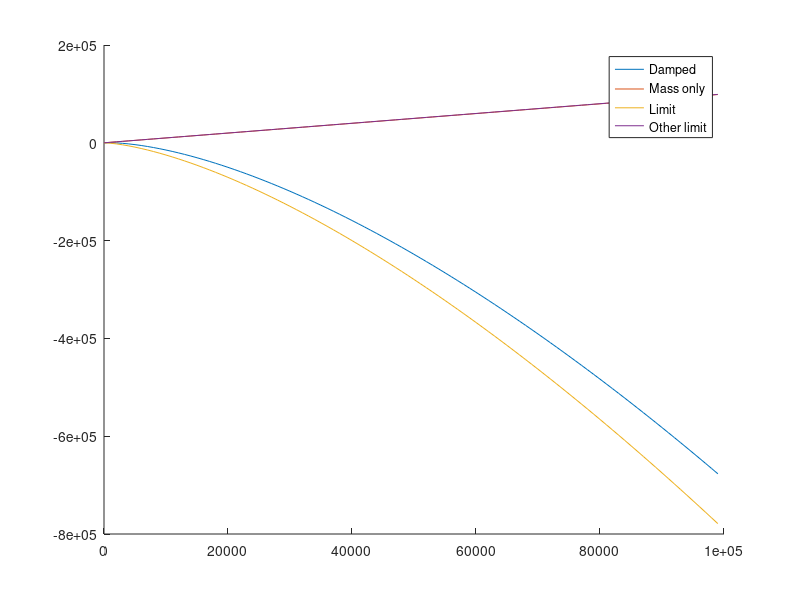

MATLAB code for this plot:
%% Droplet impact on a cantilever: small_damping.m
% 
% This script deals with the distinguised limit where there is a small
% amount of damping, characterised by beta, which is larger than the square
% root of the mass ratio alpha but still much smaller than 1. It plots the
% first order correction to the cantilever displacement s_0(t) from the
% case where there is no damping.

%%
% Solution for cantilever displacement and its derivatives
beta = 1e-1; % Damping constant

% Homogeneous solution with no damping
s0 = @(t) 0.5 + t - 0.5 * sqrt(1 + 4 * t); 
sdot0 = @(t) 1 - 1 ./ sqrt(1 + 4 * t);
sddot0 = @(t) 2 * (1 + 4 * t).^(-3/2);

% Solution with first order correction due to damping
s = @(t) s0(t) ...
    - (beta / 12) * ((1 + 6 * t + 6 * t.^2) ./ sqrt(1 + 4 * t) - 1 - 4 * t);
sdot = @(t) sdot0(t) ...
    - (beta / 3) * ((1 + 6 * t + 9 * t.^2) / (1 + 4 * t).^(3/2) - 1);
sddot = @(t) sddot0(t) ...
    - 2 * beta * (1 + 3 * t) ./ (1 + 4 * t).^(5/2);

%%
% Creating plots for a specific time array using the function
% plotting_cantilever
tvals = 0.01:1000:1e5;
close all
figure;
hold on
plot(tvals, s(tvals))
plot(tvals, s0(tvals));
plot(tvals, -beta * tvals.^1.5 / 4);
plot(tvals, tvals);
hold off
legend("Damped", "Mass only", "Limit", "Other limit");

% plotting_cantilever(tvals, s(tvals), sdot(tvals), sddot(tvals));
